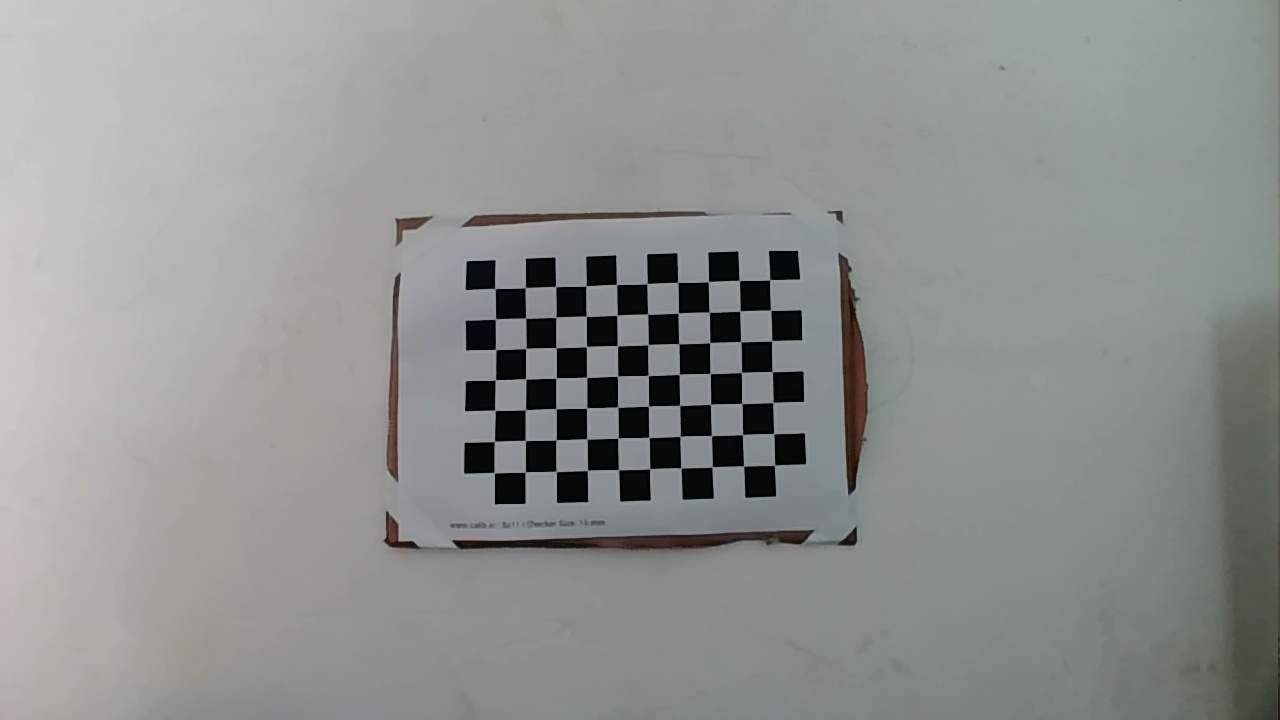
#> input picture Distance_measure/double_camera/新买短双目/save_image/left_image/left_0.jpg, 1280 x 720 px
$ python 4-baseline_correct.py   (older library calls are emulated)
#> lines starting #> are read from the running program, lines starting #| are printed output that depends on the picture
import cv2
import numpy as np

def cat2images(limg, rimg):
    HEIGHT = limg.shape[0]
    WIDTH = limg.shape[1]
    imgcat = np.zeros((HEIGHT, WIDTH*2+20,3))
    imgcat[:,:WIDTH,:] = limg
    imgcat[:,-WIDTH:,:] = rimg
    for i in range(int(HEIGHT / 32)):
        imgcat[i*32,:,:] = 255
    return imgcat

left_image = cv2.imread("save_image/left_image/left_0.jpg")
#> left_image is the input picture: shape (720, 1280, 3); mean B, G, R 143.9, 145.7, 143
right_image = cv2.imread("save_image/right_image/right_0.jpg")
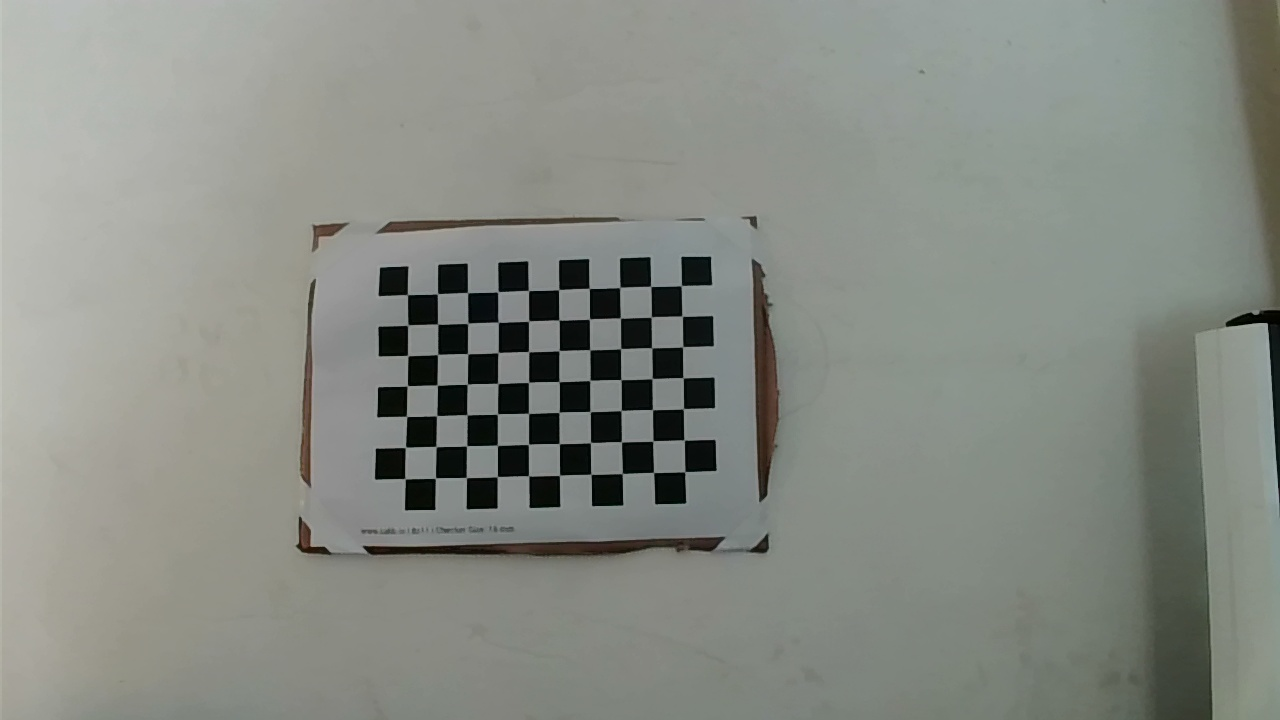
#> input picture Distance_measure/double_camera/新买短双目/save_image/right_image/right_0.jpg, 1280 x 720 px
#> right_image is the input picture: shape (720, 1280, 3); mean B, G, R 132, 139.1, 135.1

imgcat_source = cat2images(left_image,right_image)
#> after the loop in cat2images, `for i in range(int(HEIGHT / 32)):`:
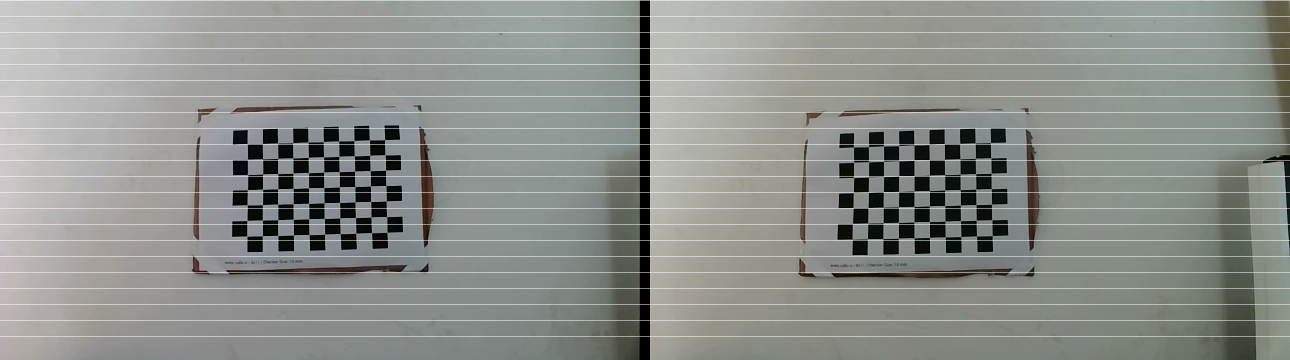
#> imgcat: shape (720, 2580, 3) float64 (shown at 1/2 size); mean B, G, R 140.5, 144.7, 141.5
HEIGHT = left_image.shape[0]
#> HEIGHT = 720
WIDTH = left_image.shape[1]
#> WIDTH = 1280
cv2.imwrite('result/baseline_correct/imgcat_source.jpg', imgcat_source)

camera_matrix0 = np.array([[940.66941728,       0     , 661.44395517],
                           [      0     , 940.40065844, 636.75282],
                           [      0     ,       0     ,       1     ]]
                        ) .reshape((3,3)) #即上文标定得到的 cameraMatrix1

distortion0 = np.array([0.0803803, -0.02345474, -0.01409531, -0.00166995, -0.22859165]) #即上文标定得到的 distCoeffs1

camera_matrix1 = np.array([[1091.11026, 0, 1117.16592],
                           [0, 1090.53772, 633.28256],
                           [0, 0, 1]]
                        ).reshape((3,3)) #即上文标定得到的 cameraMatrix2
distortion1 = np.array([-2.20291244e-02, 6.07832397e-01, -1.36355978e-02, 7.28391607e-04, -1.27152050e+00]) #即上文标定得到的 distCoeffs2

R = np.array([[ 0.94967792, -0.02450897,  0.31226775],
              [ 0.04051368,  0.99817108, -0.04486792],
              [-0.31059698,  0.05526119,  0.94893399]]
            ) #即上文标定得到的 R
T = np.array([[-144.4902528], [12.92476715], [21.98931425]]) #即上文标定得到的T


(R_l, R_r, P_l, P_r, Q, validPixROI1, validPixROI2) = \
    cv2.stereoRectify(camera_matrix0, distortion0, camera_matrix1, distortion1, np.array([WIDTH,HEIGHT]), R, T) #计算旋转矩阵和投影矩阵
#> validPixROI1 = (434, 0, 846, 666); validPixROI2 = (0, 136, 832, 525)

(map1, map2) = \
    cv2.initUndistortRectifyMap(camera_matrix0, distortion0, R_l, P_l, np.array([WIDTH,HEIGHT]), cv2.CV_32FC1) #计算校正查找映射表

rect_left_image = cv2.remap(left_image, map1, map2, cv2.INTER_CUBIC) #重映射
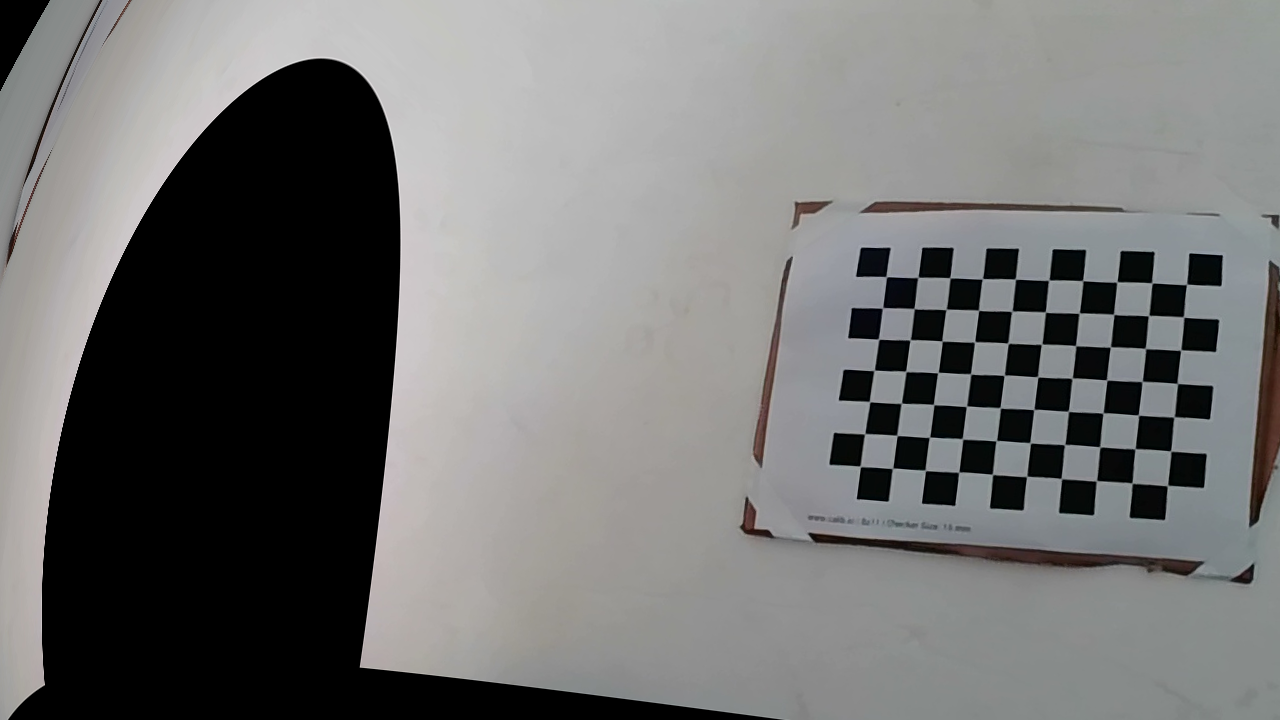
#> rect_left_image: shape (720, 1280, 3); mean B, G, R 115.1, 115.7, 115.5

#左右图需要分别计算校正查找映射表以及重映射
(map1, map2) = \
    cv2.initUndistortRectifyMap(camera_matrix1, distortion1, R_r, P_r, np.array([WIDTH,HEIGHT]), cv2.CV_32FC1)

rect_right_image = cv2.remap(right_image, map1, map2, cv2.INTER_CUBIC)
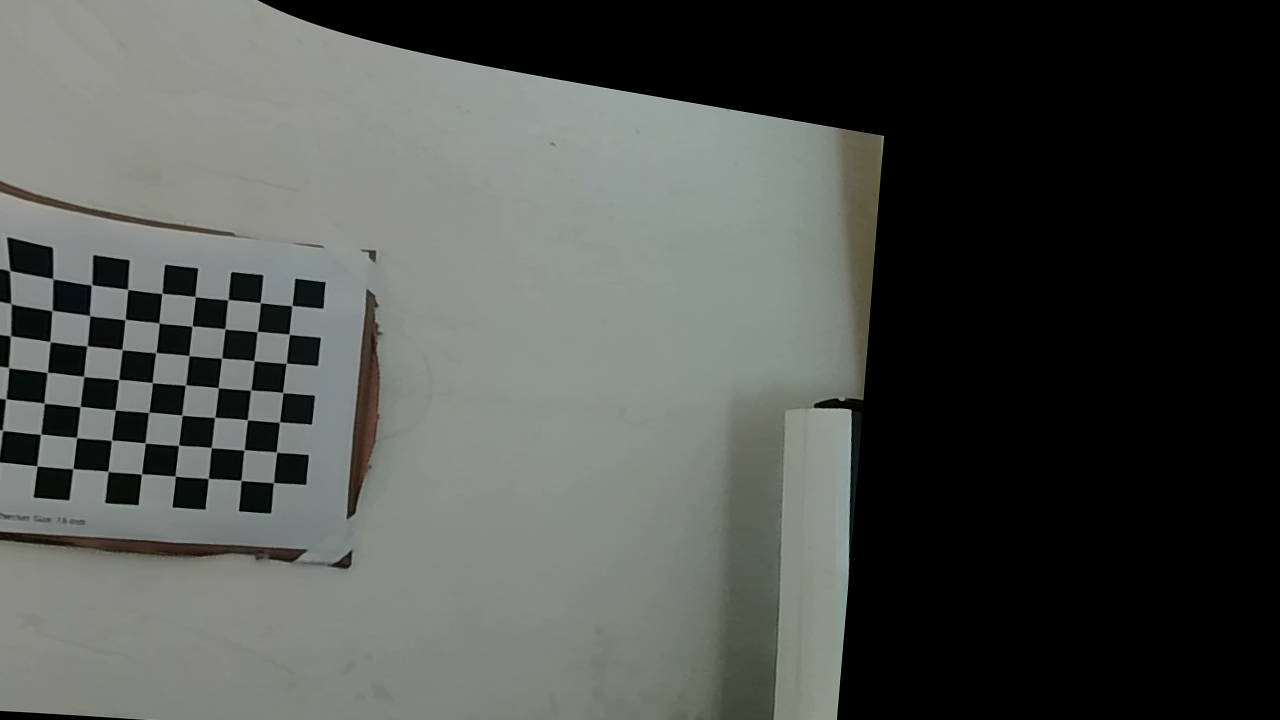
#> rect_right_image: shape (720, 1280, 3); mean B, G, R 76.9, 80.9, 77.6

imgcat_out = cat2images(rect_left_image,rect_right_image)
#> in cat2images (call 2), `imgcat[:,:WIDTH,:] = limg`:
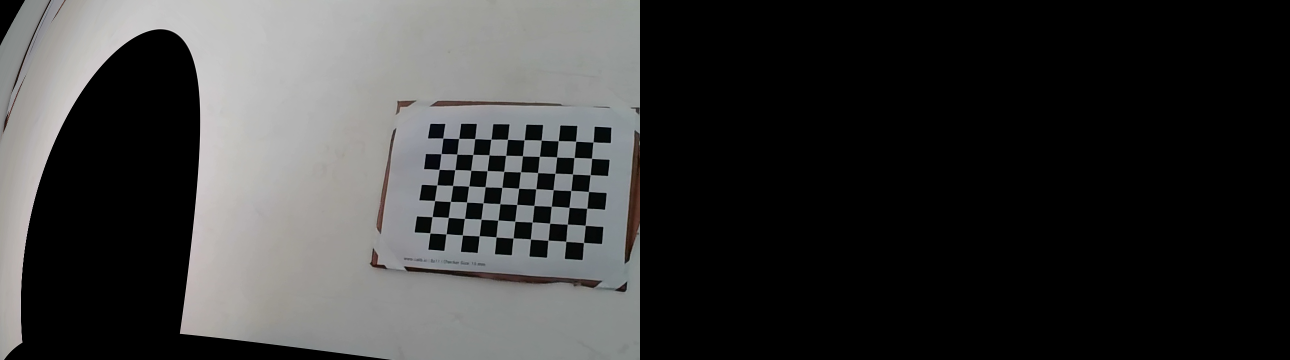
#> imgcat: shape (720, 2580, 3) float64 (shown at 1/2 size); mean B, G, R 57.1, 57.4, 57.3
#> after the loop in cat2images (call 2), `for i in range(int(HEIGHT / 32)):`:
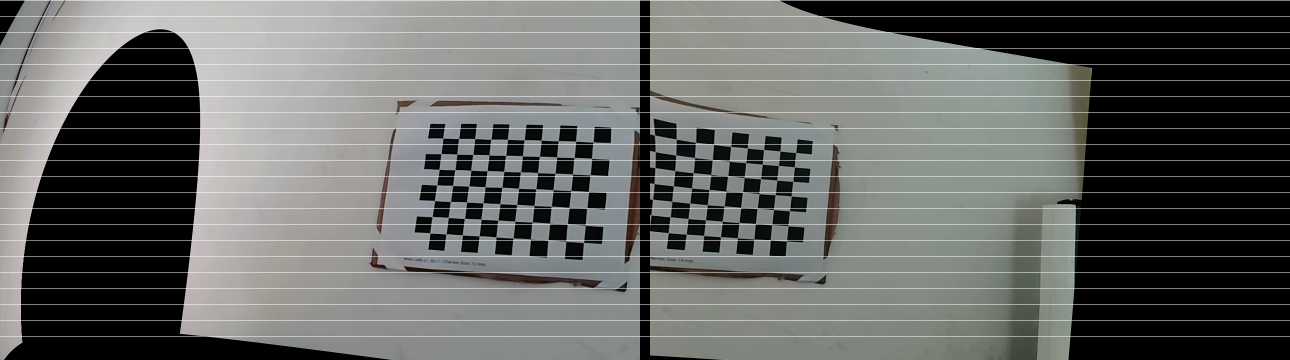
#> imgcat: shape (720, 2580, 3) float64 (shown at 1/2 size); mean B, G, R 100.1, 102.3, 100.6
cv2.imwrite('result/baseline_correct/imgcat_out.jpg', imgcat_out)
